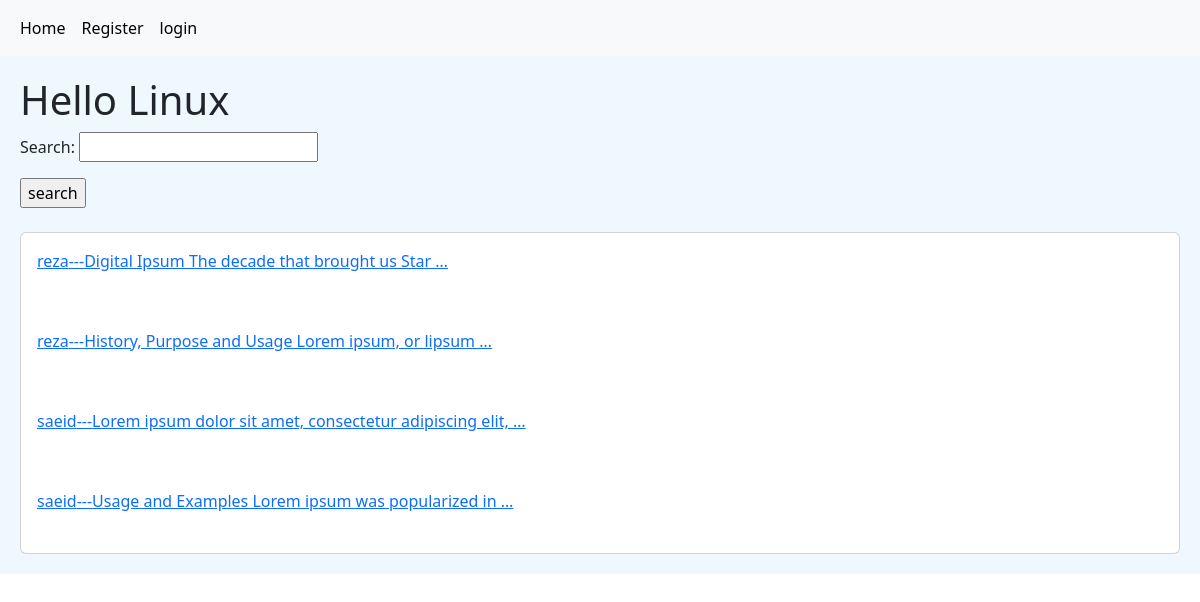
/, run on an earlier commit of the app's database.
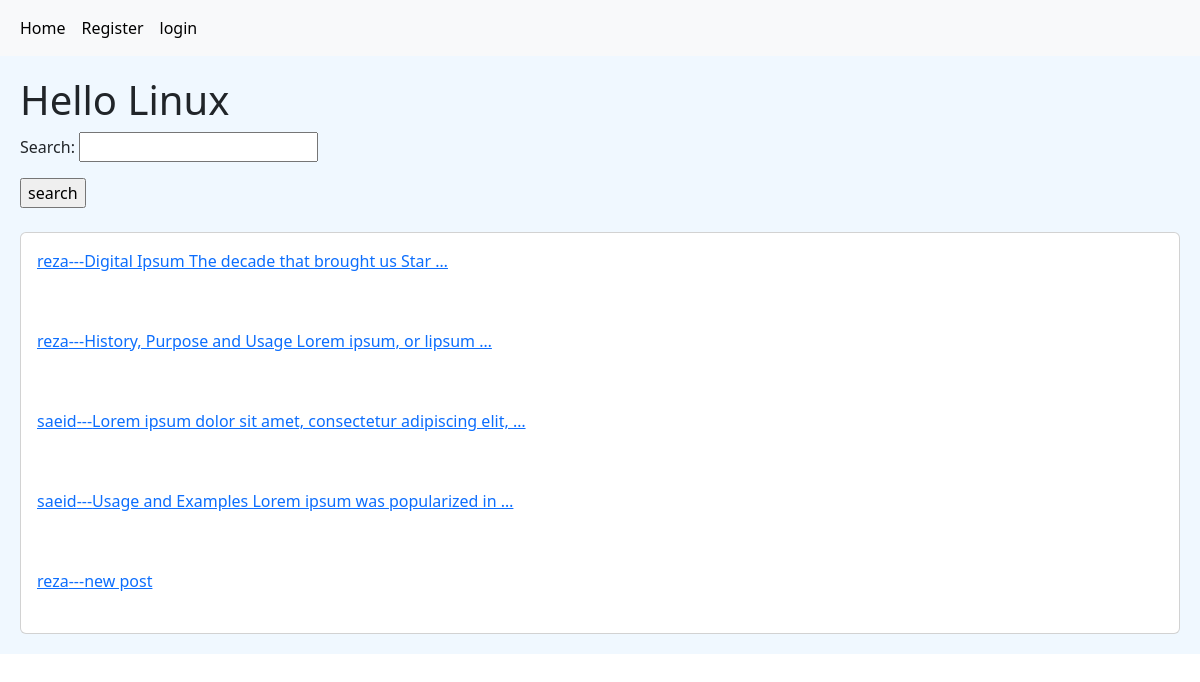
And on a later commit of the database.
### home/models.py (models this page shows, shortened)
class Post(models.Model):
    user = models.ForeignKey(User, on_delete=models.CASCADE, related_name='posts')
    body = models.TextField()
    slug = models.SlugField()
    created = models.DateTimeField(auto_now_add=True)
    updated = models.DateTimeField(auto_now=True)
    def get_absolute_url(self):
        return reverse('home:detail', args=(self.id, self.slug))

### home/views.py (the view)
# urls.py: path('', HomeView.as_view(), name='home'),
class HomeView(View):
    form_class = PostSearchForm
    def get(self, request):
        posts = Post.objects.all()
        form = self.form_class()
        if request.GET.get('search'):
            posts = posts.filter(body__contains=request.GET['search'])
        return render(request, 'home/index.html', {'posts': posts, 'form': form})

### home/forms.py
class PostSearchForm(forms.Form):
    search = forms.CharField()

### home/templates/home/index.html (shortened to what this page needs)
{% extends 'base.html' %}
{% block content %}
    <h1>Hello Linux</h1>
    <form method="get">
        {{ form.as_p }}
        <input type="submit" value="search">
    </form>
    <br>
    <div class="card">
        {% for post in posts %}
            <div class="card-body">
                <a href="{{ post.get_absolute_url }}">{{ post.user.username }}---{{ post.body|truncatewords:8 }}</a>
            </div>
            <br>
        {% endfor %}
    </div>
{% endblock content %}

What changed in the data, as far as the page shows it:
added Post: user.username "reza", body "new post"
